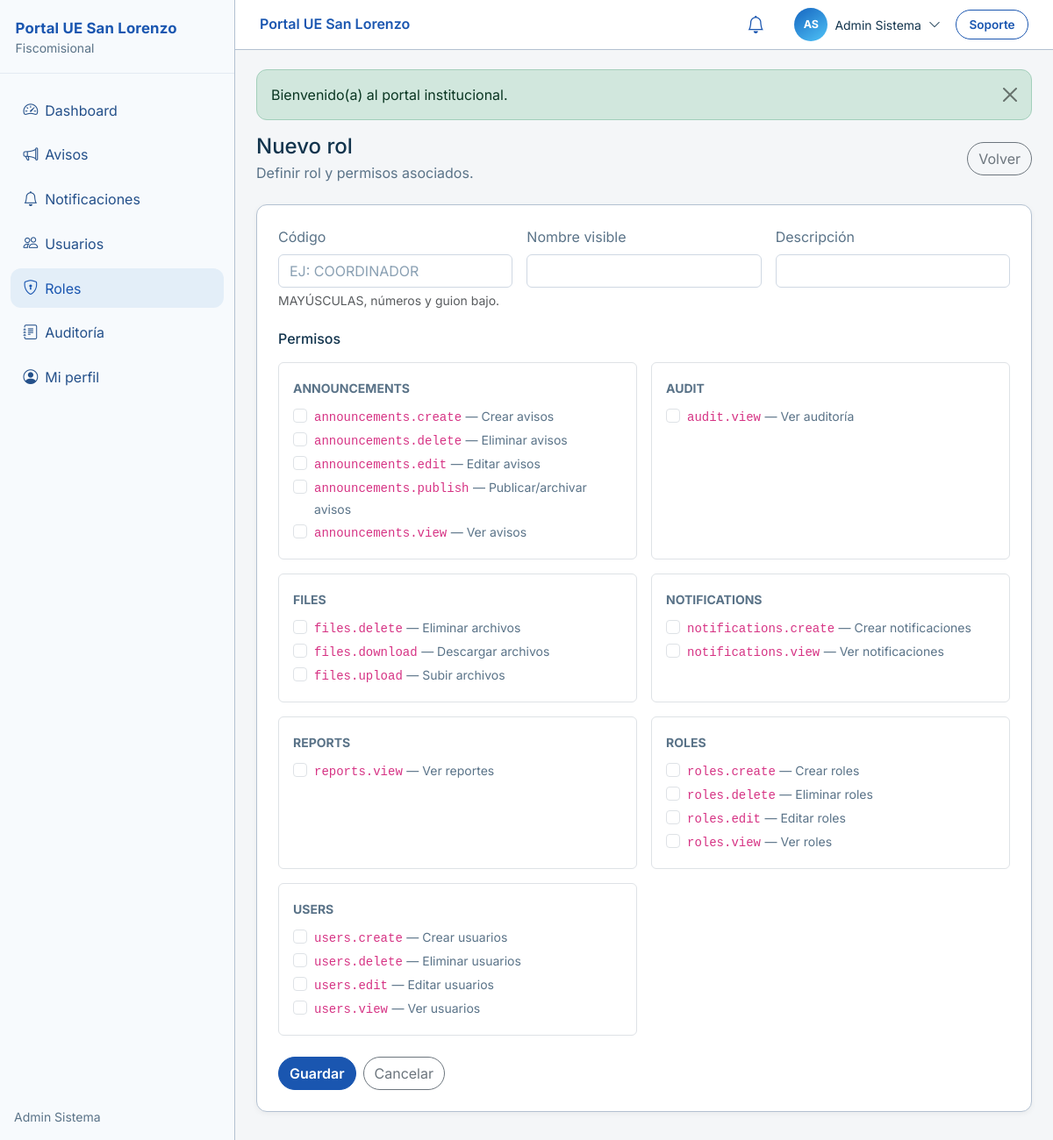
Screenshot of /app/public/roles/create (signed in) with the database file from the repository.
### tables this page shows
CREATE TABLE `permissions` (
  `id` bigint(20) UNSIGNED NOT NULL,
  `name` varchar(100) NOT NULL,
  `group_name` varchar(50) NOT NULL,
  `description` varchar(255) DEFAULT NULL,
  `created_at` datetime NOT NULL DEFAULT current_timestamp(),
  `updated_at` datetime NOT NULL DEFAULT current_timestamp() ON UPDATE current_timestamp()
);

### app/helpers/response.php (called while the page is built, shortened)
<?php
function app_path(string $path = ''): string
{
    $base = defined('APP_PATH') ? APP_PATH : dirname(__DIR__);
    return $path === '' ? $base : $base . DIRECTORY_SEPARATOR . ltrim(str_replace(['/', '\\'], DIRECTORY_SEPARATOR, $path), DIRECTORY_SEPARATOR);
}
function app_base_path(): string
{
    static $resolved = null;
    if ($resolved !== null) {
        return $resolved;
    }
    $scriptName = $_SERVER['SCRIPT_NAME'] ?? '';
    $dir = str_replace('\\', '/', dirname($scriptName));
    $resolved = rtrim($dir, '/');
    return $resolved;
}
function app_base_url(): string
{
    static $resolved = null;
    if ($resolved !== null) {
        return $resolved;
    }
    $configured = trim((string) env('APP_URL', ''));
    $https = (!empty($_SERVER['HTTPS']) && $_SERVER['HTTPS'] !== 'off')
        || ((string) ($_SERVER['SERVER_PORT'] ?? '') === '443')
        || (strtolower((string) ($_SERVER['HTTP_X_FORWARDED_PROTO'] ?? '')) === 'https');
    $scheme = $https ? 'https' : 'http';
    $host = (string) ($_SERVER['HTTP_HOST'] ?? 'localhost');
    $path = app_base_path();
    $resolved = $scheme . '://' . $host . $path;
    return $resolved;
}
function url(string $path = ''): string
{
    $base = rtrim(app_base_url(), '/');
    $path = trim($path);
    return $base . '/' . ltrim($path, '/');
}
function view(string $name, array $data = [], ?string $layout = 'main'): void
{
    $viewFile = app_path('views/' . str_replace('.', '/', $name) . '.php');
    extract($data, EXTR_SKIP);
    require $viewFile;
}
function old(string $key, mixed $default = ''): mixed
{
    $old = $_SESSION['_old_input'][$key] ?? $default;
    return $old;
}

### app/controllers/Controller.php (called while the page is built, shortened)
<?php
abstract class Controller
{
    protected function view(string $name, array $data = [], ?string $layout = 'main'): void
    {
        view($name, $data, $layout);
    }
}

### app/controllers/RoleController.php (called while the page is built, shortened)
<?php
final class RoleController extends Controller
{
    private RoleService $roles;
    public function __construct(?RoleService $roles = null)
    {
        $this->roles = $roles ?? new RoleService();
    }
    public function create(): void
    {
        $this->view('roles.create', [
            'title' => 'Nuevo rol',
            'permissionsGrouped' => $this->roles->permissionsGrouped(),
            'selectedPermissions' => [],
            'errors' => [],
        ]);
    }
}

### app/middleware/PermissionMiddleware.php (called while the page is built, shortened)
<?php
final class PermissionMiddleware
{
    public function handle(array $params, Closure $next): void
    {
        $next($params);
    }
}

### app/middleware/AuthMiddleware.php (called while the page is built, shortened)
<?php
final class AuthMiddleware
{
    public function handle(array $params, Closure $next): void
    {
        $next($params);
    }
}

### app/helpers/env.php (called while the page is built, shortened)
<?php
function env(string $key, $default = null)
{
    if (array_key_exists($key, $_ENV)) {
        $value = $_ENV[$key];
    } elseif (array_key_exists($key, $_SERVER)) {
        $value = $_SERVER[$key];
    } else {
        $value = getenv($key);
        if ($value === false) {
            return $default;
        }
    }
    $normalized = is_string($value) ? strtolower(trim($value)) : $value;
    return match ($normalized) {
        'true', '(true)' => true,
        'false', '(false)' => false,
        'empty', '(empty)' => '',
        'null', '(null)' => null,
        default => $value,
    };
}

### app/helpers/security.php (called while the page is built, shortened)
<?php
function e(?string $value): string
{
    return htmlspecialchars((string) $value, ENT_QUOTES | ENT_SUBSTITUTE, 'UTF-8');
}

### app/services/RoleService.php (called while the page is built, shortened)
<?php
final class RoleService
{
    private RoleRepository $roles;
    public function __construct(?RoleRepository $roles = null, ?AuditService $audit = null)
    {
        $this->roles = $roles ?? new RoleRepository();
    }
    public function permissionsGrouped(): array
    {
        $grouped = [];
        foreach ($this->roles->listPermissionsAll() as $permission) {
            $group = (string) ($permission['group_name'] ?? 'otros');
            $grouped[$group][] = $permission;
        }
        return $grouped;
    }
}

### app/bootstrap.php (called while the page is built, shortened)
<?php
require_once APP_PATH . '/helpers/env.php';
require_once APP_PATH . '/helpers/security.php';
require_once APP_PATH . '/helpers/response.php';
spl_autoload_register(static function (string $class): void {
    $prefix = 'App\\';
    $relative = substr($class, strlen($prefix));
    $parts = explode('\\', $relative);
    $map = [
        'Helpers' => 'helpers',
        'Controllers' => 'controllers',
        'Middleware' => 'middleware',
        'Services' => 'Services',
        'Repositories' => 'Repositories',
    ];
    $root = $parts[0];
    foreach ($map as $ns => $dir) {
        if (strcasecmp($root, $ns) === 0) {
            $parts[0] = $dir;
            break;
        }
    }
    $path = APP_PATH . DIRECTORY_SEPARATOR . implode(DIRECTORY_SEPARATOR, $parts) . '.php';
});

### app/config/database.php (called while the page is built, shortened)
<?php
$host = (string) env('DB_HOST', '127.0.0.1');
$port = (string) env('DB_PORT', '3306');
$database = (string) env('DB_DATABASE', 'ue_san_lorenzo');
$charset = 'utf8mb4';
return [
    'driver' => 'mysql',
    'host' => $host,
    'port' => $port,
    'database' => $database,
    'username' => (string) env('DB_USERNAME', 'root'),
    'password' => (string) env('DB_PASSWORD', ''),
    'charset' => $charset,
    'dsn' => sprintf(
        'mysql:host=%s;port=%s;dbname=%s;charset=%s',
        $host,
        $port,
        $database,
        $charset
    ),
    'options' => [
        PDO::ATTR_ERRMODE => PDO::ERRMODE_EXCEPTION,
        PDO::ATTR_DEFAULT_FETCH_MODE => PDO::FETCH_ASSOC,
        PDO::ATTR_EMULATE_PREPARES => false,
    ],
];

### app/repositories/RoleRepository.php (called while the page is built, shortened)
<?php
final class RoleRepository
{
    private PDO $pdo;
    public function __construct(?PDO $pdo = null)
    {
        $this->pdo = $pdo ?? Database::connection();
    }
    public function listPermissionsAll(): array
    {
        $stmt = $this->pdo->query(
            'SELECT id, name, group_name, description
             FROM permissions
             ORDER BY group_name ASC, name ASC'
        );
        $rows = $stmt->fetchAll(PDO::FETCH_ASSOC);
        return $rows;
    }
}

### app/views/roles/create.php (the view, shortened to what this page needs)
<?php
$errors = $_SESSION['_flash']['errors'] ?? ($errors ?? []);
$selected = old('permission_ids', $selectedPermissions);
$selected = array_map('intval', $selected);
?>
<div class="d-flex flex-wrap justify-content-between align-items-center gap-2 mb-4">
    <div>
        <h1 class="h4 mb-1">Nuevo rol</h1>
        <p class="text-muted mb-0">Definir rol y permisos asociados.</p>
    </div>
    <a href="<?= e(url('/roles')) ?>" class="btn btn-outline-secondary">Volver</a>
</div>
<div class="card-soft p-4">
    <form method="post" action="<?= e(url('/roles')) ?>">
        <div class="row g-3 mb-4">
            <div class="col-md-4">
                <label class="form-label" for="name">Código</label>
                <input type="text" class="form-control <?= isset($errors['name']) ? 'is-invalid' : '' ?>"
                       id="name" name="name" required maxlength="50"
                       placeholder="EJ: COORDINADOR"
                       value="<?= e((string) old('name')) ?>">
                <?php if (isset($errors['name'])): ?>
                    <div class="invalid-feedback"><?= e($errors['name']) ?></div>
                <?php else: ?>
                    <div class="form-text">MAYÚSCULAS, números y guion bajo.</div>
                <?php endif; ?>
            </div>
            <div class="col-md-4">
                <label class="form-label" for="display_name">Nombre visible</label>
                <input type="text" class="form-control <?= isset($errors['display_name']) ? 'is-invalid' : '' ?>"
                       id="display_name" name="display_name" required maxlength="100"
                       value="<?= e((string) old('display_name')) ?>">
            </div>
            <div class="col-md-4">
                <label class="form-label" for="description">Descripción</label>
                <input type="text" class="form-control <?= isset($errors['description']) ? 'is-invalid' : '' ?>"
                       id="description" name="description" maxlength="255"
                       value="<?= e((string) old('description')) ?>">
            </div>
        </div>
        <h2 class="h6 mb-3">Permisos</h2>
        <?php if ($permissionsGrouped === []): ?>
            <p class="text-muted">No hay permisos en el catálogo. Ejecute los seeders.</p>
        <?php else: ?>
            <div class="row g-3">
                <?php foreach ($permissionsGrouped as $group => $permissions): ?>
                    <div class="col-md-6">
                        <div class="border rounded p-3 h-100">
                            <strong class="text-uppercase small text-muted"><?= e((string) $group) ?></strong>
                            <div class="mt-2">
                                <?php foreach ($permissions as $permission): ?>
                                    <div class="form-check">
                                        <input class="form-check-input" type="checkbox"
                                               name="permission_ids[]"
                                               value="<?= (int) $permission['id'] ?>"
                                               id="perm_<?= (int) $permission['id'] ?>"
                                            <?= in_array((int) $permission['id'], $selected, true) ? 'checked' : '' ?>>
                                        <label class="form-check-label" for="perm_<?= (int) $permission['id'] ?>">
                                            <code><?= e((string) $permission['name']) ?></code>
                                            <?php if (!empty($permission['description'])): ?>
                                                <span class="text-muted small">— <?= e((string) $permission['description']) ?></span>
                                            <?php endif; ?>
                                        </label>
                                    </div>
                                <?php endforeach; ?>
                            </div>
                        </div>
                    </div>
                <?php endforeach; ?>
            </div>
        <?php endif; ?>
        <div class="mt-4 d-flex gap-2">
            <button type="submit" class="btn btn-primary">Guardar</button>
            <a href="<?= e(url('/roles')) ?>" class="btn btn-outline-secondary">Cancelar</a>
        </div>
    </form>
</div>

### app/Router.php (shortened to what this page needs)
<?php
final class Router
{
    private array $routes = [];
    private function add(array $methods, string $path, mixed $handler, array $middleware): self
    {
        $this->routes[] = [
            'methods' => $methods,
            'path' => $this->normalizePath($path),
            'handler' => $handler,
            'middleware' => $middleware,
        ];
        return $this;
    }
    public function dispatch(?string $method = null, ?string $uri = null): void
    {
        $method = strtoupper($method ?? ($_SERVER['REQUEST_METHOD'] ?? 'GET'));
        $uri = $this->normalizePath($uri ?? $this->resolveUri());
        foreach ($this->routes as $route) {
            if (!in_array($method, $route['methods'], true)) {
                continue;
            }
            $params = $this->matchPath($route['path'], $uri);
            if ($params === null) {
                continue;
            }
            $pipeline = array_reduce(
                array_reverse($route['middleware']),
                function (Closure $next, string $middlewareName): Closure {
                    return function (array $params) use ($next, $middlewareName): void {
                        $this->runMiddleware($middlewareName, $params, $next);
                    };
                },
                function (array $params) use ($route): void {
                    $this->invoke($route['handler'], $params);
                }
            );
            $pipeline($params);
            return;
        }
    }
    private function runMiddleware(string $name, array $params, Closure $next): void
    {
        if (str_starts_with($name, 'permission:')) {
            $permission = substr($name, strlen('permission:'));
            $middleware = new \App\Middleware\PermissionMiddleware($permission);
            $middleware->handle($params, $next);
            return;
        }
        $middleware = new $class();
        $middleware->handle($params, $next);
    }
    private function invoke(mixed $handler, array $params): void
    {
        if (is_array($handler) && count($handler) === 2) {
            [$class, $action] = $handler;
            $controller = is_object($class) ? $class : new $class();
            $controller->{$action}(...array_values($params));
            return;
        }
        throw new RuntimeException('Handler de ruta inválido.');
    }
    private function resolveUri(): string
    {
        $uri = $_SERVER['REQUEST_URI'] ?? '/';
        $path = parse_url($uri, PHP_URL_PATH);
        $path = str_replace('\\', '/', $path);
        $bases = [];
        $scriptDir = str_replace('\\', '/', dirname((string) ($_SERVER['SCRIPT_NAME'] ?? '')));
        if ($scriptDir !== '/' && $scriptDir !== '\\' && $scriptDir !== '.' && $scriptDir !== '') {
            $bases[] = rtrim($scriptDir, '/');
        }
        $detected = app_base_path();
        if ($detected !== '') {
            $bases[] = $detected;
        }
        foreach (array_unique($bases) as $base) {
            if ($base !== '' && str_starts_with($path, $base . '/')) {
                $path = substr($path, strlen($base)) ?: '/';
                break;
            }
        }
        return $this->normalizePath($path);
    }
    private function normalizePath(string $path): string
    {
        $path = '/' . trim($path, '/');
        return $path === '/' ? '/' : rtrim($path, '/');
    }
    private function matchPath(string $routePath, string $uri): ?array
    {
        if ($routePath === $uri) {
            return [];
        }
        $pattern = preg_replace('#\{([a-zA-Z_][a-zA-Z0-9_]*)\}#', '(?P<$1>[^/]+)', $routePath);
        $regex = '#^' . $pattern . '$#';
        if (!preg_match($regex, $uri, $matches)) {
            return null;
        }
        $params = [];
        return $params;
    }
}

### rows the page displays
permissions: name "announcements.create", description "Crear avisos"
permissions: name "announcements.delete", description "Eliminar avisos"
permissions: name "announcements.edit", description "Editar avisos"
permissions: name "announcements.publish", description "Publicar/archivar avisos"
permissions: name "announcements.view", description "Ver avisos"
permissions: name "audit.view", description "Ver auditoría"
permissions: name "files.delete", description "Eliminar archivos"
permissions: name "files.download", description "Descargar archivos"
permissions: name "files.upload", description "Subir archivos"
permissions: name "notifications.create", description "Crear notificaciones"
permissions: name "notifications.view", description "Ver notificaciones"
permissions: name "reports.view", description "Ver reportes"
permissions: name "roles.create", description "Crear roles"
permissions: name "roles.delete", description "Eliminar roles"
permissions: name "roles.edit", description "Editar roles"
permissions: name "roles.view", description "Ver roles"
permissions: group_name "USERS", name "users.view", description "Ver usuarios"
permissions: name "users.create", description "Crear usuarios"
permissions: name "users.delete", description "Eliminar usuarios"
permissions: name "users.edit", description "Editar usuarios"

### other values shown
$item['label'] "Dashboard"
$item['label'] "Avisos"
$item['label'] "Notificaciones"
$item['label'] "Usuarios"
$item['label'] "Roles"
$item['label'] "Auditoría"
$item['label'] "Mi perfil"
$group "ANNOUNCEMENTS"
$group "AUDIT"
$group "FILES"
$group "NOTIFICATIONS"
$group "REPORTS"
$group "ROLES"
